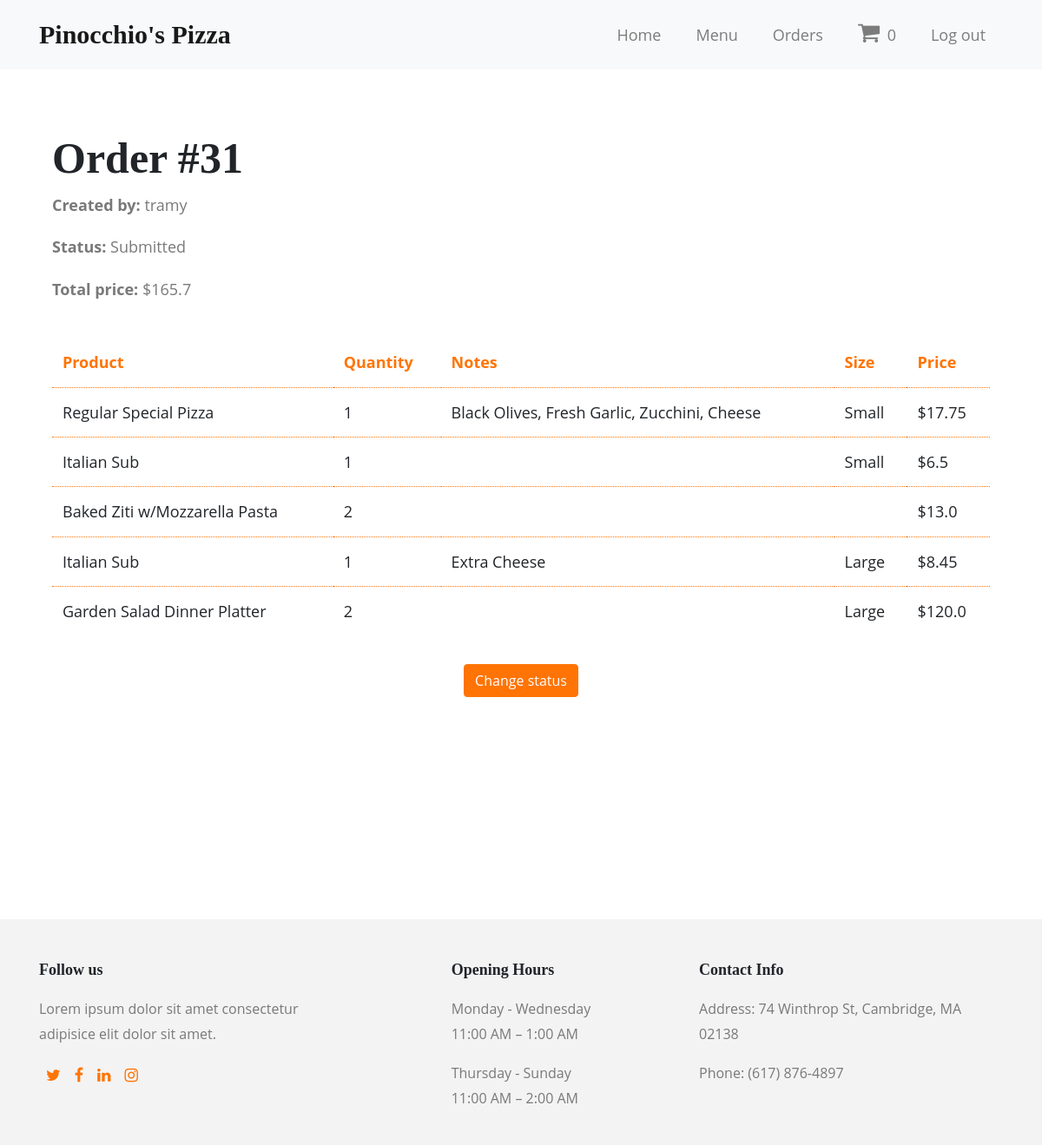
/order/31 (signed in), run on the app's committed database.
### orders/models.py (models this page shows, shortened)
class Order(models.Model):
    created_by = models.ForeignKey(User, on_delete=models.SET_NULL, null=True, blank=True)
    time = models.DateTimeField(auto_now=True)
    status_choices = [
        ('p', 'Pending'),
        ('s', 'Submitted'),
        ('pr', 'Processing'),
        ('c', 'Completed'),
    ]
    status = models.CharField(choices=status_choices, max_length=2, blank=False, default='p')
    total_price = models.FloatField(null=True)
    class Meta:
        permissions = (("can_change_status", "Change order status"),)

class Item(models.Model):
    item = models.CharField(max_length=64, null=False)
    size_choices = [
        ("", "Please choose size"),
        ('S', 'Small'),
        ('L', 'Large'),
    ]
    size = models.CharField(choices=size_choices, max_length=1, blank=True, default='S')
    quantity_choices = [(i, i) for i in range (1, 11)]
    quantity = models.IntegerField(choices=quantity_choices, default=1)
    topping = models.ManyToManyField(Toppings, blank=True)
    def display_topping(self):
        return ', '.join(topping.topping for topping in self.topping.all()[:5])
    display_topping.short_description = 'Topping'
    subx = models.ManyToManyField(SubsType, blank=True,
        limit_choices_to=Q(subs_extra=True) | Q(steak_subs_extra=True))
    def display_subx(self):
        return ', '.join(subx.name for subx in self.subx.all()[:4])
    display_subx.short_description = 'Sub Extra'
    price = models.FloatField()
    status_choices = [
        ('p', 'Pending'),
        ('s', 'Submitted'),
        ('pr', 'Processing'),
        ('c', 'Completed'),
    ]
    status = models.CharField(choices=status_choices, max_length=2, blank=True, default='p')
    order_id = models.ForeignKey(Order, on_delete=models.SET_NULL, null=True, blank=True)
    created_by = models.ForeignKey(User, on_delete=models.SET_NULL, null=True, blank=True)

class Toppings(models.Model):
    topping = models.CharField(max_length=64)

class SubsType(models.Model):
    name = models.CharField(max_length=64)
    subs_extra = models.BooleanField(default=False) # Extra toppings for subs
    steak_subs_extra = models.BooleanField(default=False) # limited to Steak subs

### orders/views.py (the view)
# urls.py: path('order/<int:pk>', views.OrderDetailView.as_view(), name="order-detail"),
class OrderDetailView(generic.DetailView):
    model = Order
    def get_context_data(self, **kwargs):
        cart_num = len(Item.objects.filter(created_by=self.request.user).filter(status__exact='p'))
        context = super(OrderDetailView, self).get_context_data(**kwargs)
        context['cart_num'] = cart_num
        return context

### orders/templates/orders/order_detail.html (shortened to what this page needs)
{% extends "base_generic.html" %}
{% block main %}
<div class="container my-5 pb-5">
    <div class="row mx-0">
        <div class="my-4 single-order-heading">
            <h2>Order #{{ order.id }}</h2>
            <p><b>Created by: </b>{{ order.created_by }}
            <p><b>Status: </b>{{ order.get_status_display }}</p>
            <p><b>Total price: </b>${{ order.total_price }}</p>
        </div>
    </div>
    <table class="table">
        <thead>
            <tr>
                <th scope="col">Product</th>
                <th scope="col">Quantity</th>
                <th scope="col">Notes</th>
                <th scope="col">Size</th>
                <th scope="col">Price</th>
            </tr>
        </thead>
        <tbody>
            {% for item in order.item_set.all %}
            <tr>
                <td>{{ item.item }}</td>
                <td>{{ item.quantity }}</td>
                {% if item.display_topping %}
                <td>{{ item.display_topping }}</td>
                {% elif item.display_subx %}
                <td>{{ item.display_subx}}</td>
                {% else %}
                <td></td>
                {% endif %}
                {% if item.get_size_display == 'Please choose size' %}
                <td></td>
                {% else %}
                <td>{{ item.get_size_display }}</td>
                {% endif %}
                <td>$<span class="item-price">{{ item.price }}</span></td>
            </tr>
            {% endfor %}
        </tbody>
    </table>
    {% if perms.orders.can_change_status %}
        <div class="text-center py-3">
            <a href="{% url 'change-order-status' order.pk %}">
                <button class="btn btn-primary" type="submit">Change status</button>
            </a>
        </div>
    {% endif %}
</div>
{% endblock %}

### orders/static/orders/style.css (style rules this page uses)
body { font-family: "Open Sans", Arial, sans-serif; font-size: 19px; font-weight: 400; line-height: 1.8; display: flex; min-height: 100vh; flex-direction: column; }
h1, h2, h3, h4, h5 { font-family: 'DM Serif Display', serif; font-weight: 800; }
h2 { font-size: 50px; }
p { color: rgb(122, 121, 121); margin-top: 0; margin-bottom: 1rem; }
@media (max-width: 1200px) { body { font-size: 18px; } }
.btn-primary { color: white; border-color: #ff7404; background-color: #ff7404; }
a { color: #999; }
.table thead th { color: #ff7404; border-bottom: none; border-top: none; }
.table td { border-top: 1px dotted #ff7404; }

### data on the page
Order: id "31", created_by "tramy", status "Submitted", total_price "165.7"
Item: item "Regular Special Pizza", quantity "1", display_topping "Black Olives, Fresh Garlic, Zucchini, Cheese", size "Small", price "17.75"
Item: item "Italian Sub", quantity "1", size "Small", price "6.5"
Item: item "Baked Ziti w/Mozzarella Pasta", quantity "2", price "13.0"
Item: item "Italian Sub", quantity "1", display_subx "Extra Cheese", size "Large", price "8.45"
Item: item "Garden Salad Dinner Platter", quantity "2", size "Large", price "120.0"

### other printed values
{{ cart_num }} "0"
